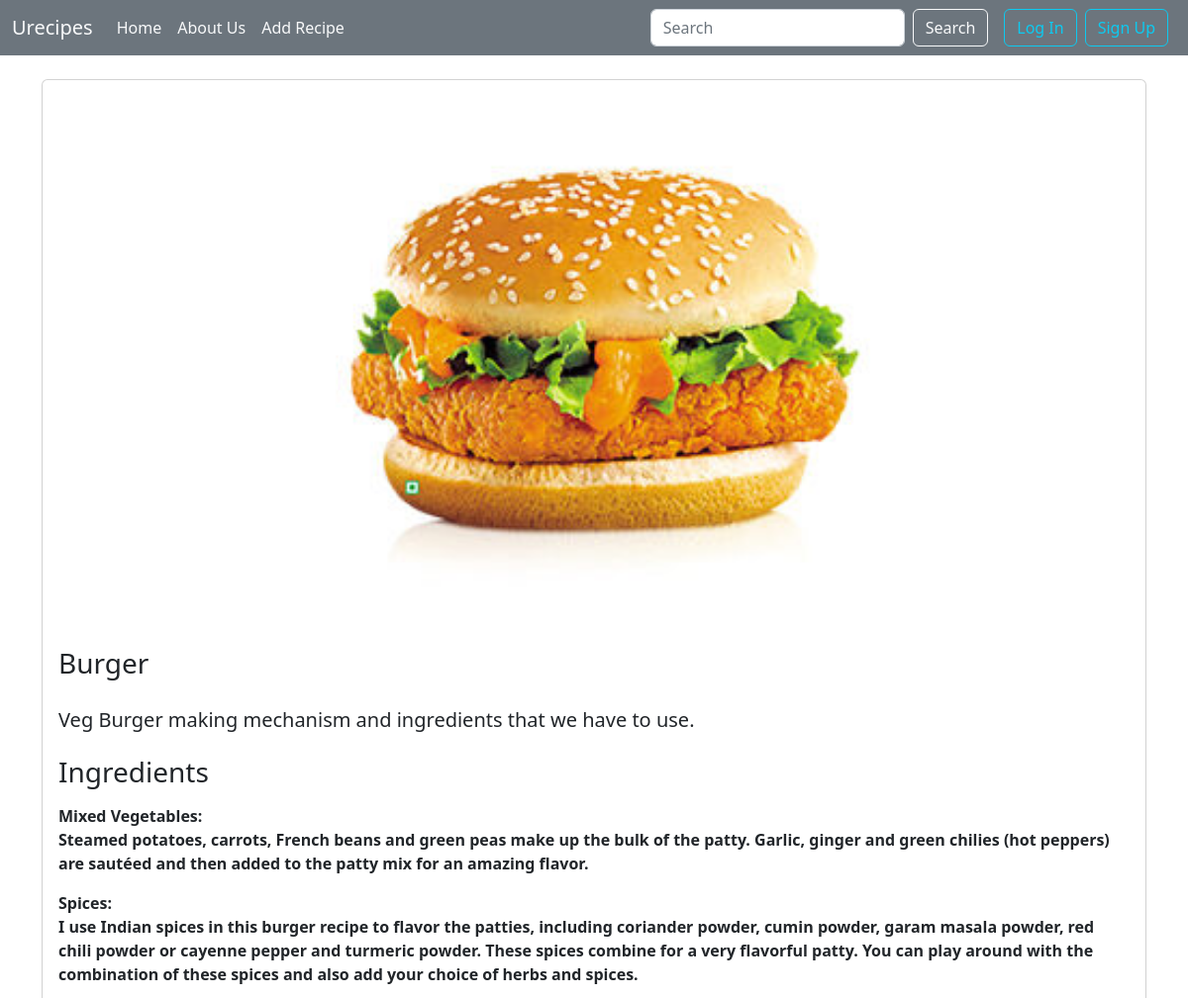
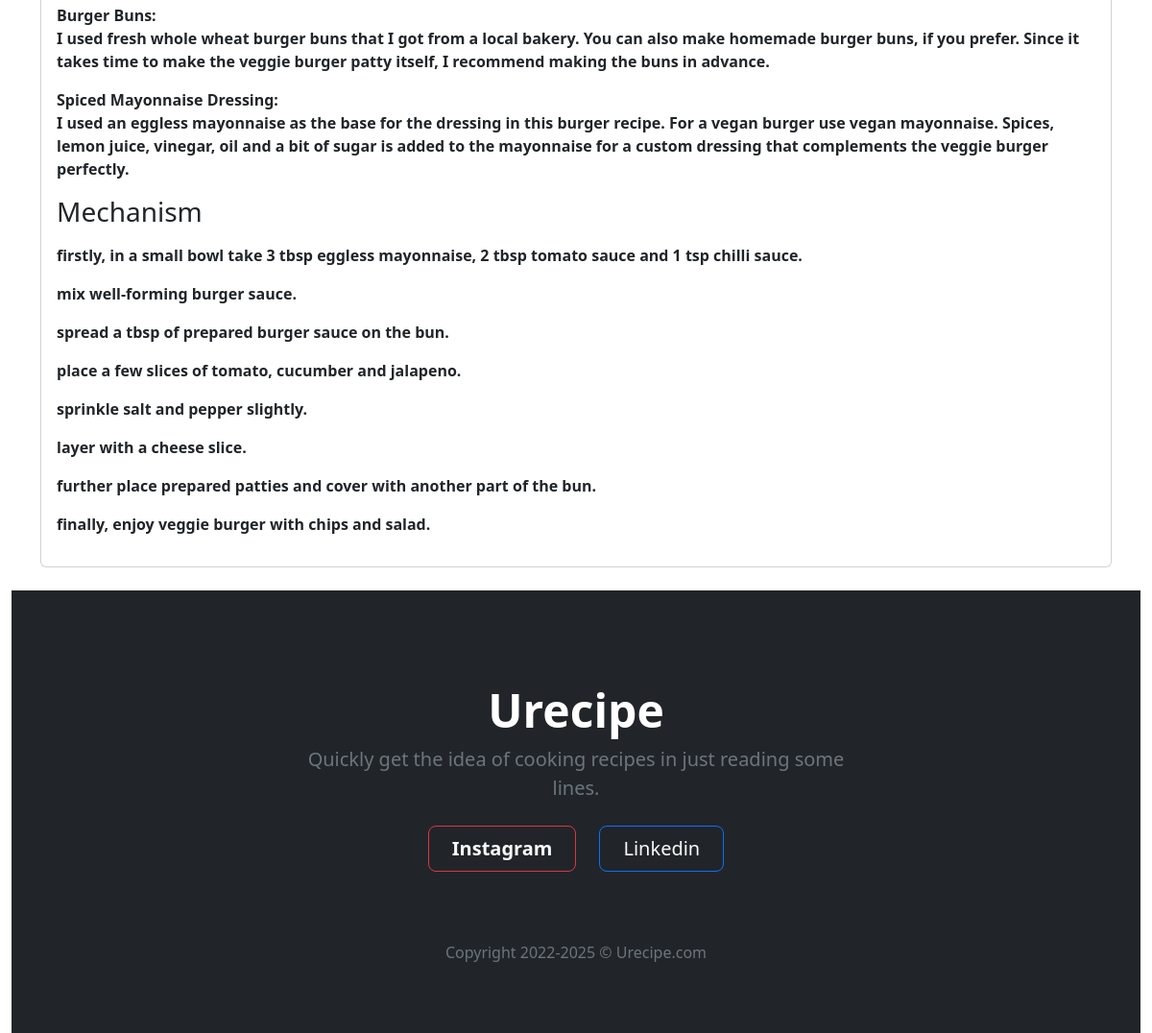
Screenshot of /3/ with the database file from the repository (2 pictures, top to bottom).
### app/models.py (models this page shows, shortened)
class Urecipe(models.Model):
    recipe_image = models.ImageField(upload_to = "pics")
    recipe_name = models.CharField(max_length=100)
    recipe_desc = models.CharField(max_length=250)
    recipe_ingredients = models.TextField()
    recipe_steps = models.TextField()
    date_added = models.DateTimeField(auto_now_add=True)
    owner = models.ForeignKey(User,on_delete=models.CASCADE)

### app/views.py (the view)
# urls.py: path('<int:id>/', views.recipe, name='recipe'),
def recipe(request,id):
    name = Urecipe.objects.get(id=id)
    return render(request, 'app/recipe.html',{"recipe":name})

### app/templates/app/recipe.html (shortened to what this page needs)
{% extends "app/base.html"%}
{% block content %}
<div class="container my-4">
  <div class="card d-flex align-items-center">
    <img class="card-img-top" src="{{recipe.recipe_image.url}}" alt="Card image top" style="width: 50%;height: 50%;">
    <div class="card-body">
      <h3 class="card-title">{{recipe.recipe_name}}</h3><br>
      <h5 class="card-subtitle">{{recipe.recipe_desc}}</h5><br>
      <h3>Ingredients</h3>
      <p class="card-text"> <strong> {{recipe.recipe_ingredients|linebreaks}} </strong></p>
      <h3>Mechanism</h3>
      <p class="card-text"> <strong>{{recipe.recipe_steps|linebreaks}} </strong></p>
    </div>
  </div>
</div>
{% endblock content %}

### rows the page displays
Urecipe: recipe_image (picture), recipe_name "Burger", recipe_desc "Veg Burger making mechanism and ingredients that we have to use.", recipe_ingredients "Steamed potatoes, carrots, French beans and green peas make up the bulk of the patty. Garlic, ginger and green chilies (hot peppers) are sautéed and then added to the patty mix for an amazing flavor. Spices: I use Indian spices in this burger recipe to flavor the patties, including coriander powder, cumin powder, garam masala powder, red chili powder or cayenne pepper and turmeric powder. These spices combine for a very flavorful patty. You can play around with the combination of these spices and also add your choice of herbs and spices. Burger Buns: I used fresh whole wheat burger buns that I got from a local bakery. You can also make homemade burger buns, if you prefer. Since it takes…", recipe_steps "mix well-forming burger sauce. spread a tbsp of prepared burger sauce on the bun. place a few slices of tomato, cucumber and jalapeno. sprinkle salt and pepper slightly. layer with a cheese slice. further place prepared patties and cover with another part of the bun. finally, enjoy veggie burger with chips and salad."
